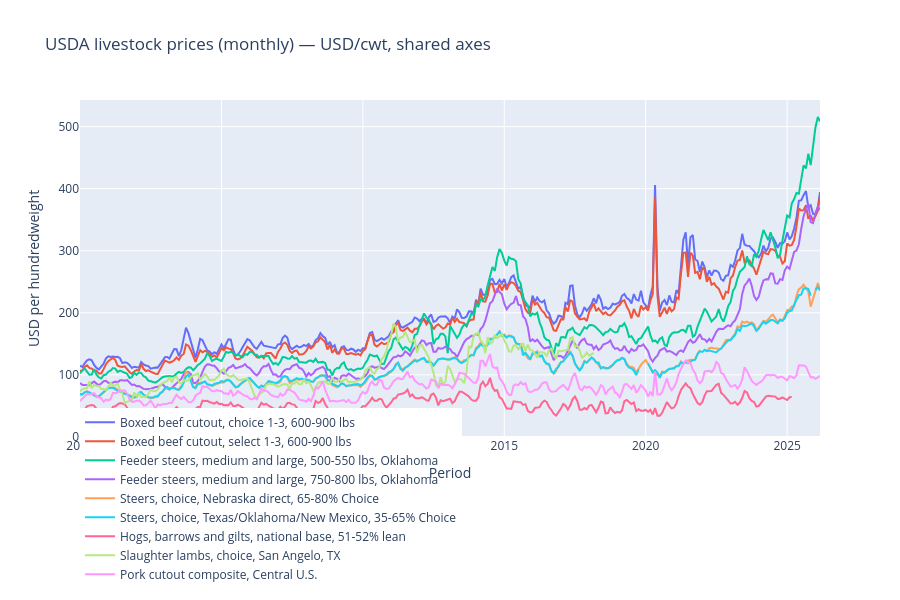

The notebook cell this image was saved under:
### Markdown cell above
## 3. A representative sample on shared axes

The seven `USD/cwt` price series share a unit, so they go on a single
y-axis — relative scales are visible directly. Cattle prices anchor the top of
the chart, hogs and lambs the bottom; gaps show where the source published
`NA` (the cleaner preserved them as nulls and `connectgaps=False` makes them
visible).

Quarterly `million_lbs` production series are scaled differently and live in
their own chart.

### Code cell
price_ids = (
    series_summary
    .filter(pl.col("unit") == "USD/cwt")
    .sort("series_id")["series_id"]
    .to_list()
)

fig = go.Figure()
for sid in price_ids:
    s = read_series(sid, OBS_PATH)
    fig.add_trace(
        go.Scatter(
            x=s["period_start"].to_list(),
            y=s["value"].to_list(),
            name=s["series_name"][0],
            mode="lines",
            connectgaps=False,
        )
    )

fig.update_layout(
    title="USDA livestock prices (monthly) — USD/cwt, shared axes",
    xaxis_title="Period",
    yaxis_title="USD per hundredweight",
    height=600,
    hovermode="x unified",
    legend=dict(orientation="h", yanchor="bottom", y=-0.45, xanchor="left", x=0),
)
fig.show()

### Figure 1 — Plotly figure (JSON) as saved in the notebook; plotly's stock layout.template omitted (floating-point values rounded to 4 significant figures; data arrays with more than 128 entries replaced by an {"elided": "..."} marker saying what was removed)
{"data": [{"connectgaps": false, "mode": "lines", "name": "Boxed beef cutout, choice 1-3, 600-900 lbs", "type": "scatter", "x": {"elided": "315 str values"}, "y": {"elided": "315 float values"}}, {"connectgaps": false, "mode": "lines", "name": "Boxed beef cutout, select 1-3, 600-900 lbs", "type": "scatter", "x": {"elided": "315 str values"}, "y": {"elided": "315 float values"}}, {"connectgaps": false, "mode": "lines", "name": "Feeder steers, medium and large, 500-550 lbs, Oklahoma", "type": "scatter", "x": {"elided": "315 str values"}, "y": {"elided": "315 float values"}}, {"connectgaps": false, "mode": "lines", "name": "Feeder steers, medium and large, 750-800 lbs, Oklahoma", "type": "scatter", "x": {"elided": "315 str values"}, "y": {"elided": "315 float values"}}, {"connectgaps": false, "mode": "lines", "name": "Steers, choice, Nebraska direct, 65-80% Choice", "type": "scatter", "x": {"elided": "315 str values"}, "y": {"elided": "315 float values"}}, {"connectgaps": false, "mode": "lines", "name": "Steers, choice, Texas/Oklahoma/New Mexico, 35-65% Choice", "type": "scatter", "x": {"elided": "315 str values"}, "y": {"elided": "315 float values"}}, {"connectgaps": false, "mode": "lines", "name": "Hogs, barrows and gilts, national base, 51-52% lean", "type": "scatter", "x": {"elided": "315 str values"}, "y": {"elided": "315 float values"}}, {"connectgaps": false, "mode": "lines", "name": "Slaughter lambs, choice, San Angelo, TX", "type": "scatter", "x": {"elided": "315 str values"}, "y": {"elided": "315 float values"}}, {"connectgaps": false, "mode": "lines", "name": "Pork cutout composite, Central U.S.", "type": "scatter", "x": {"elided": "315 str values"}, "y": {"elided": "315 float values"}}], "layout": {"height": 600, "hovermode": "x unified", "legend": {"orientation": "h", "x": 0, "xanchor": "left", "y": -0.45, "yanchor": "bottom"}, "title": {"text": "USDA livestock prices (monthly) — USD/cwt, shared axes"}, "xaxis": {"title": {"text": "Period"}}, "yaxis": {"title": {"text": "USD per hundredweight"}}}}
